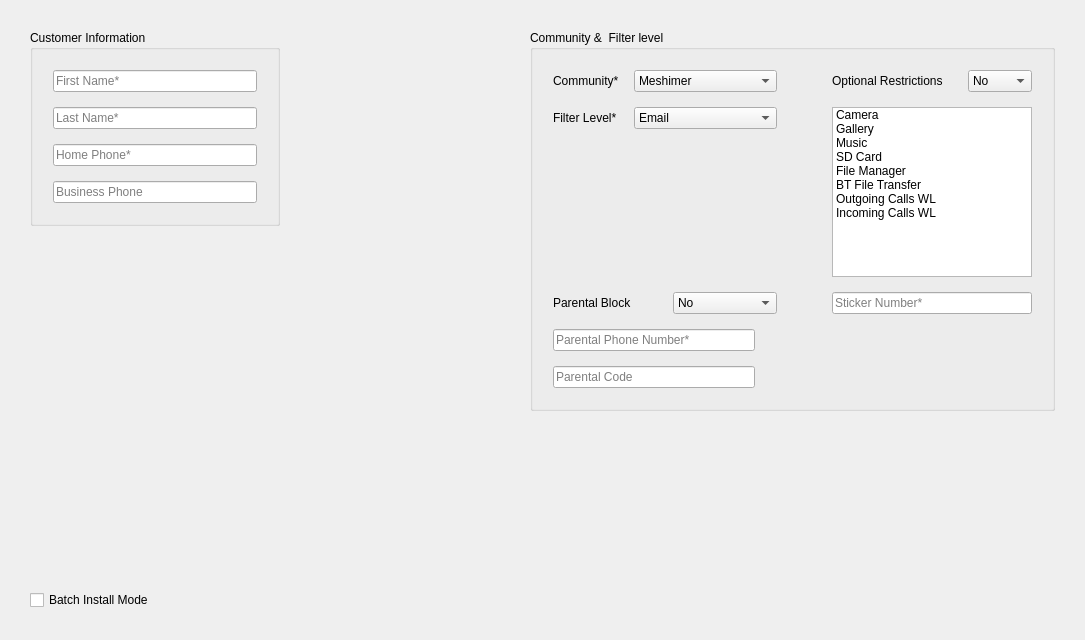
<?xml version="1.0" encoding="UTF-8"?>
<ui version="4.0">
 <class>CustomerInfoWgt</class>
 <widget class="QWidget" name="CustomerInfoWgt">
  <property name="geometry">
   <rect>
    <x>0</x>
    <y>0</y>
    <width>1085</width>
    <height>640</height>
   </rect>
  </property>
  <property name="windowTitle">
   <string>Form</string>
  </property>
  <layout class="QGridLayout" name="gridLayout_5">
   <property name="leftMargin">
    <number>30</number>
   </property>
   <property name="topMargin">
    <number>30</number>
   </property>
   <property name="rightMargin">
    <number>30</number>
   </property>
   <property name="bottomMargin">
    <number>30</number>
   </property>
   <property name="spacing">
    <number>0</number>
   </property>
   <item row="0" column="0">
    <layout class="QVBoxLayout" name="verticalLayout_3">
     <property name="spacing">
      <number>0</number>
     </property>
     <item>
      <widget class="QGroupBox" name="groupBoxCustomerInfo">
       <property name="title">
        <string>Customer Information</string>
       </property>
       <layout class="QVBoxLayout" name="verticalLayout">
        <property name="spacing">
         <number>15</number>
        </property>
        <property name="leftMargin">
         <number>20</number>
        </property>
        <property name="topMargin">
         <number>20</number>
        </property>
        <property name="rightMargin">
         <number>20</number>
        </property>
        <property name="bottomMargin">
         <number>20</number>
        </property>
        <item>
         <widget class="QLineEdit" name="lineEditFirstName">
          <property name="placeholderText">
           <string>First Name*</string>
          </property>
         </widget>
        </item>
        <item>
         <widget class="QLineEdit" name="lineEditLastName">
          <property name="placeholderText">
           <string>Last Name*</string>
          </property>
         </widget>
        </item>
        <item>
         <widget class="QLineEdit" name="lineEditHomePhone">
          <property name="placeholderText">
           <string>Home Phone*</string>
          </property>
         </widget>
        </item>
        <item>
         <widget class="QLineEdit" name="lineEditBusinessPhone">
          <property name="placeholderText">
           <string>Business Phone</string>
          </property>
         </widget>
        </item>
       </layout>
      </widget>
     </item>
     <item>
      <spacer name="verticalSpacer_4">
       <property name="orientation">
        <enum>Qt::Vertical</enum>
       </property>
       <property name="sizeHint" stdset="0">
        <size>
         <width>20</width>
         <height>40</height>
        </size>
       </property>
      </spacer>
     </item>
    </layout>
   </item>
   <item row="0" column="2">
    <layout class="QVBoxLayout" name="verticalLayout_4">
     <property name="spacing">
      <number>0</number>
     </property>
     <item>
      <widget class="QGroupBox" name="groupBoxCommunityFilterLevel">
       <property name="title">
        <string>Community &amp;&amp;  Filter level</string>
       </property>
       <layout class="QGridLayout" name="gridLayout_4">
        <property name="leftMargin">
         <number>20</number>
        </property>
        <property name="topMargin">
         <number>20</number>
        </property>
        <property name="rightMargin">
         <number>20</number>
        </property>
        <property name="bottomMargin">
         <number>20</number>
        </property>
        <property name="spacing">
         <number>15</number>
        </property>
        <item row="2" column="0">
         <layout class="QGridLayout" name="gridLayout_2">
          <property name="spacing">
           <number>15</number>
          </property>
          <item row="0" column="0">
           <widget class="QLabel" name="labelParentalBlock">
            <property name="text">
             <string>Parental Block</string>
            </property>
           </widget>
          </item>
          <item row="0" column="1">
           <widget class="QComboBox" name="comboBoxParentalBlock">
            <property name="sizePolicy">
             <sizepolicy hsizetype="Preferred" vsizetype="Fixed">
              <horstretch>0</horstretch>
              <verstretch>0</verstretch>
             </sizepolicy>
            </property>
            <item>
             <property name="text">
              <string>No</string>
             </property>
            </item>
            <item>
             <property name="text">
              <string>Yes</string>
             </property>
            </item>
           </widget>
          </item>
          <item row="1" column="0" colspan="2">
           <widget class="QWidget" name="widgetConteinerParental" native="true">
            <property name="sizePolicy">
             <sizepolicy hsizetype="Fixed" vsizetype="Fixed">
              <horstretch>0</horstretch>
              <verstretch>0</verstretch>
             </sizepolicy>
            </property>
            <property name="minimumSize">
             <size>
              <width>202</width>
              <height>59</height>
             </size>
            </property>
            <property name="maximumSize">
             <size>
              <width>202</width>
              <height>59</height>
             </size>
            </property>
            <layout class="QVBoxLayout" name="verticalLayout_2">
             <property name="spacing">
              <number>15</number>
             </property>
             <property name="leftMargin">
              <number>0</number>
             </property>
             <property name="topMargin">
              <number>0</number>
             </property>
             <property name="rightMargin">
              <number>0</number>
             </property>
             <property name="bottomMargin">
              <number>0</number>
             </property>
             <item>
              <widget class="QLineEdit" name="lineEditParentalPhoneNumber">
               <property name="placeholderText">
                <string>Parental Phone Number*</string>
               </property>
              </widget>
             </item>
             <item>
              <widget class="QLineEdit" name="lineEditParentalCode">
               <property name="placeholderText">
                <string>Parental Code</string>
               </property>
              </widget>
             </item>
            </layout>
           </widget>
          </item>
         </layout>
        </item>
        <item row="0" column="2">
         <layout class="QGridLayout" name="gridLayout_3">
          <property name="horizontalSpacing">
           <number>25</number>
          </property>
          <property name="verticalSpacing">
           <number>15</number>
          </property>
          <item row="0" column="1">
           <widget class="QComboBox" name="comboBoxOptionalRestrictions">
            <property name="sizePolicy">
             <sizepolicy hsizetype="Preferred" vsizetype="Fixed">
              <horstretch>0</horstretch>
              <verstretch>0</verstretch>
             </sizepolicy>
            </property>
            <item>
             <property name="text">
              <string>No</string>
             </property>
            </item>
            <item>
             <property name="text">
              <string>Yes</string>
             </property>
            </item>
           </widget>
          </item>
          <item row="0" column="0">
           <widget class="QLabel" name="labelOptionalRestrictions">
            <property name="text">
             <string>Optional Restrictions</string>
            </property>
           </widget>
          </item>
          <item row="1" column="0" colspan="2">
           <widget class="QWidget" name="widgetContainerListWidget" native="true">
            <property name="sizePolicy">
             <sizepolicy hsizetype="Fixed" vsizetype="Fixed">
              <horstretch>0</horstretch>
              <verstretch>0</verstretch>
             </sizepolicy>
            </property>
            <property name="minimumSize">
             <size>
              <width>200</width>
              <height>170</height>
             </size>
            </property>
            <property name="maximumSize">
             <size>
              <width>200</width>
              <height>170</height>
             </size>
            </property>
            <layout class="QVBoxLayout" name="verticalLayout_5">
             <property name="spacing">
              <number>0</number>
             </property>
             <property name="leftMargin">
              <number>0</number>
             </property>
             <property name="topMargin">
              <number>0</number>
             </property>
             <property name="rightMargin">
              <number>0</number>
             </property>
             <property name="bottomMargin">
              <number>0</number>
             </property>
             <item>
              <widget class="QListWidget" name="listWidgetOptionalRestrictions">
               <item>
                <property name="text">
                 <string>Camera</string>
                </property>
                <property name="checkState">
                 <enum>Unchecked</enum>
                </property>
               </item>
               <item>
                <property name="text">
                 <string>Gallery</string>
                </property>
                <property name="checkState">
                 <enum>Unchecked</enum>
                </property>
               </item>
               <item>
                <property name="text">
                 <string>Music</string>
                </property>
                <property name="checkState">
                 <enum>Unchecked</enum>
                </property>
               </item>
               <item>
                <property name="text">
                 <string>SD Card</string>
                </property>
                <property name="checkState">
                 <enum>Unchecked</enum>
                </property>
               </item>
               <item>
                <property name="text">
                 <string>File Manager</string>
                </property>
                <property name="checkState">
                 <enum>Unchecked</enum>
                </property>
               </item>
               <item>
                <property name="text">
                 <string>BT File Transfer</string>
                </property>
                <property name="checkState">
                 <enum>Unchecked</enum>
                </property>
               </item>
               <item>
                <property name="text">
                 <string>Outgoing Calls WL</string>
                </property>
                <property name="checkState">
                 <enum>Unchecked</enum>
                </property>
               </item>
               <item>
                <property name="text">
                 <string>Incoming Calls WL</string>
                </property>
                <property name="checkState">
                 <enum>Unchecked</enum>
                </property>
               </item>
              </widget>
             </item>
            </layout>
           </widget>
          </item>
         </layout>
        </item>
        <item row="2" column="2">
         <layout class="QGridLayout" name="gridLayout_6">
          <item row="1" column="0">
           <widget class="QLineEdit" name="lineEditStickerNumber">
            <property name="placeholderText">
             <string>Sticker Number*</string>
            </property>
           </widget>
          </item>
          <item row="2" column="0">
           <spacer name="verticalSpacer_3">
            <property name="orientation">
             <enum>Qt::Vertical</enum>
            </property>
            <property name="sizeType">
             <enum>QSizePolicy::Expanding</enum>
            </property>
            <property name="sizeHint" stdset="0">
             <size>
              <width>20</width>
              <height>0</height>
             </size>
            </property>
           </spacer>
          </item>
         </layout>
        </item>
        <item row="2" column="1">
         <spacer name="horizontalSpacer_2">
          <property name="orientation">
           <enum>Qt::Horizontal</enum>
          </property>
          <property name="sizeHint" stdset="0">
           <size>
            <width>40</width>
            <height>20</height>
           </size>
          </property>
         </spacer>
        </item>
        <item row="0" column="0">
         <layout class="QGridLayout" name="gridLayout">
          <property name="spacing">
           <number>15</number>
          </property>
          <item row="1" column="0">
           <widget class="QLabel" name="labelFilterLevel">
            <property name="text">
             <string>Filter Level*</string>
            </property>
           </widget>
          </item>
          <item row="1" column="1">
           <widget class="QComboBox" name="comboBoxFilterLevel">
            <property name="sizePolicy">
             <sizepolicy hsizetype="Preferred" vsizetype="Fixed">
              <horstretch>0</horstretch>
              <verstretch>0</verstretch>
             </sizepolicy>
            </property>
            <item>
             <property name="text">
              <string>Email</string>
             </property>
            </item>
            <item>
             <property name="text">
              <string>Talk &amp; MMS</string>
             </property>
            </item>
            <item>
             <property name="text">
              <string>Talk &amp; SMS</string>
             </property>
            </item>
            <item>
             <property name="text">
              <string>Talk Only</string>
             </property>
            </item>
            <item>
             <property name="text">
              <string>Talk Only - Kids Safe</string>
             </property>
            </item>
           </widget>
          </item>
          <item row="0" column="0">
           <widget class="QLabel" name="labelCommunity">
            <property name="text">
             <string>Community*</string>
            </property>
           </widget>
          </item>
          <item row="0" column="1">
           <widget class="QComboBox" name="comboBoxCommunity">
            <property name="sizePolicy">
             <sizepolicy hsizetype="Preferred" vsizetype="Fixed">
              <horstretch>0</horstretch>
              <verstretch>0</verstretch>
             </sizepolicy>
            </property>
            <item>
             <property name="text">
              <string>Meshimer</string>
             </property>
            </item>
            <item>
             <property name="text">
              <string>Zuch</string>
             </property>
            </item>
            <item>
             <property name="text">
              <string>IKO</string>
             </property>
            </item>
            <item>
             <property name="text">
              <string>Sekure</string>
             </property>
            </item>
           </widget>
          </item>
          <item row="2" column="1">
           <spacer name="verticalSpacer_2">
            <property name="orientation">
             <enum>Qt::Vertical</enum>
            </property>
            <property name="sizeHint" stdset="0">
             <size>
              <width>20</width>
              <height>40</height>
             </size>
            </property>
           </spacer>
          </item>
         </layout>
        </item>
       </layout>
      </widget>
     </item>
     <item>
      <spacer name="verticalSpacer">
       <property name="orientation">
        <enum>Qt::Vertical</enum>
       </property>
       <property name="sizeHint" stdset="0">
        <size>
         <width>20</width>
         <height>40</height>
        </size>
       </property>
      </spacer>
     </item>
    </layout>
   </item>
   <item row="1" column="0">
    <widget class="QCheckBox" name="checkBoxBatchInstallMode">
     <property name="text">
      <string>Batch Install Mode</string>
     </property>
    </widget>
   </item>
   <item row="1" column="1">
    <spacer name="horizontalSpacer">
     <property name="orientation">
      <enum>Qt::Horizontal</enum>
     </property>
     <property name="sizeHint" stdset="0">
      <size>
       <width>40</width>
       <height>20</height>
      </size>
     </property>
    </spacer>
   </item>
  </layout>
 </widget>
 <resources/>
 <connections/>
</ui>
